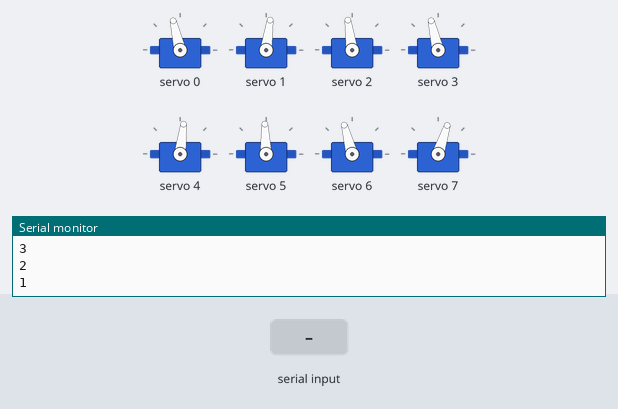
A sketch run on a simulated ESP32. Shown: 8 × servo, the last lines printed to the serial monitor. The test bench sets the inputs (shaded band).

Above: at 12.2 s.
12.3 s: "2" received over Serial
At 13.12 s:
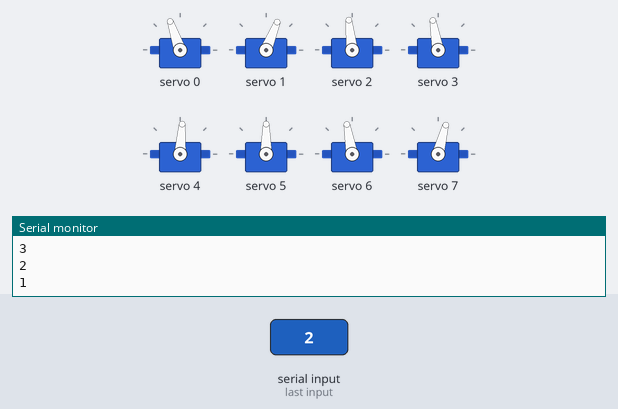
At 13.62 s:
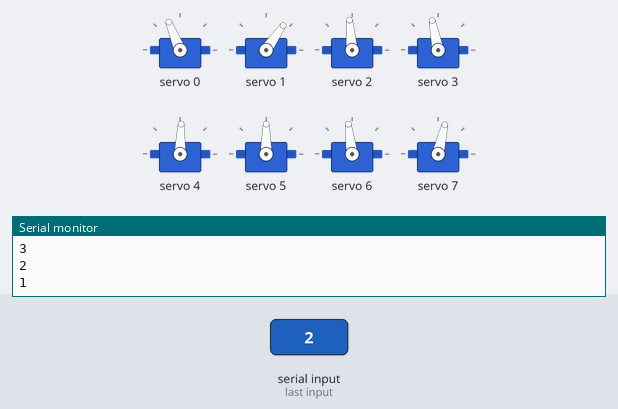
15.3 s: "1" received over Serial
18.3 s: "0" received over Serial
At 19.1 s:
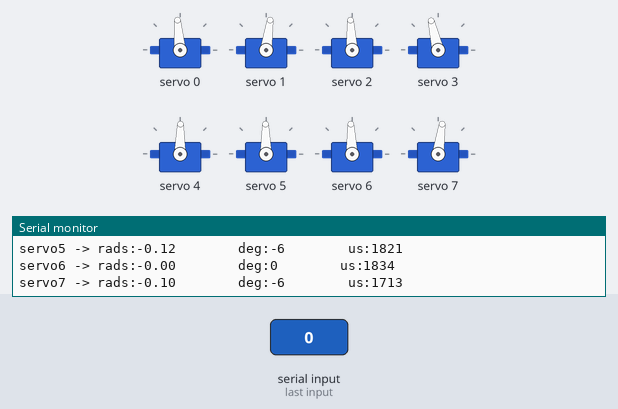
Timing chart, 0 to 21.3 s (numbered marks = the images above; inputs shaded):
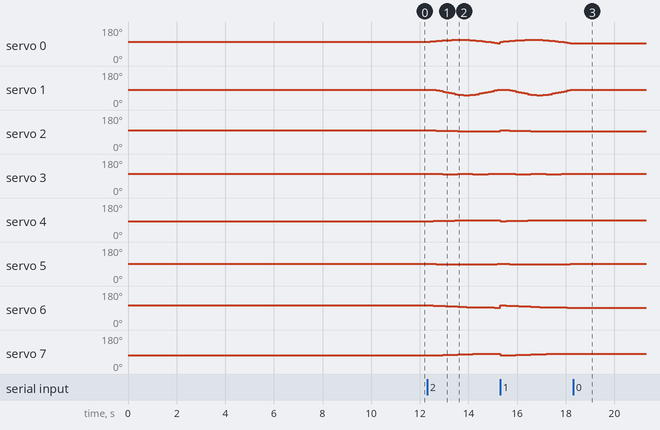

Measured:
- after the input at 12.3 s, servo 0: rises from 103° to 113° in 1.3 s, then falls to 95° in 1.5 s; servo 1: 82° → 80° after 0.26 s, → 78° 0.13 s later, → 75° 0.12 s later, → 71° 0.13 s later, … (21 changes in this stretch)
- after the input at 18.3 s, servo 0: stops changing and stays 95°; servo 1, servo 7: stops changing and stays 82°; servo 2: stops changing and stays 93°; servo 3: stops changing and stays 103°; servo 4: stops changing and stays 89°

The sketch:

2D_SS_lift_54.ino
```cpp
// HOW TO:
// ------------------------------
// Serial input = 2 -> Steps through gait sequence once and stops at the end.
// Serial input = 1 -> Steps through gait sequence in a loop.
// Serial input = 0 -> Stops infinite loop at the node where it is at that moment

//Gait template
#include <Wire.h>
#include <Adafruit_PWMServoDriver.h>

Adafruit_PWMServoDriver pca9685 = Adafruit_PWMServoDriver();

#define SERVO_FREQ 300
#define SER0 0 //Hip 1
#define SER1 1 //Knee 1
#define SER2 2 //Hip 2
#define SER3 3 //Knee 2
#define SER4 4 //Hip 3
#define SER5 5 //Knee 3
#define SER6 6 //Hip 4
#define SER7 7 //Knee 4

// Insert servo angles here:
// For 3D gaits, these angles are obtained from linearisation.py
// For 2D gaits, these angles are obtained from 2D_trajectory_reader.py
float SS_servo0[] = {-0.23328449, -0.25306175, -0.27949396, -0.30713889, -0.34111355, -0.36969813, -0.39474377, -0.41978941, -0.44483506, -0.45665075, -0.4670475, -0.47613512, -0.46913471, -0.45171076, -0.42310838, -0.39000294, -0.34906861, -0.30813427, -0.26719993, -0.22438177, -0.17666446, -0.12894715, -0.08161306, -0.04294299, -0.02955816, -0.02674503, -0.02912742, -0.03284274, -0.03559251, -0.03823585, -0.04459842, -0.0469429 , -0.04928739, -0.05154529, -0.05259239, -0.05363948, -0.05469727, -0.05588949, -0.05993772, -0.06669547, -0.07373179, -0.07909666, -0.08446153, -0.0898264 , -0.09317262, -0.09605015, -0.099414  , -0.10642292, -0.11468986, -0.12417563, -0.13143289, -0.13669605, -0.14215443, -0.14485936, -0.14035638, -0.13393058, -0.13265218, -0.13130885, -0.13278218, -0.13463796, -0.13649374, -0.13946478, -0.14516117, -0.15085756, -0.1537334 , -0.15671533, -0.15932853, -0.161026  , -0.15888834, -0.16499147, -0.1710946 , -0.17866102, -0.19962357, -0.22058613, -0.24515211, -0.25675857, -0.25299535, -0.24490741, -0.23570102, -0.22404117, -0.21431091, -0.21106008, -0.20809559, -0.20510704, -0.20211849, -0.2007005 , -0.19941349, -0.19799291, -0.19776253, -0.19916614, -0.19595923, -0.19310564, -0.19322924, -0.19335283, -0.19347643, -0.19360003, -0.19438988, -0.19698993, -0.19958998, -0.20219003, -0.20361168, -0.20376276, -0.21078704, -0.22366039};
float SS_servo1[] = {0.13658025, 0.15512282, 0.18644554, 0.23088797, 0.31068216, 0.39202957, 0.47224238, 0.55245519, 0.632668  , 0.70214971, 0.77048048, 0.83745654, 0.86646579, 0.86420597, 0.82691416, 0.77539144, 0.70383491, 0.63227838, 0.56072185, 0.48582497, 0.40224099, 0.31865701, 0.23047447, 0.14886001, 0.11377752, 0.10151049, 0.09863151, 0.09923687, 0.09855442, 0.100663  , 0.10725313, 0.10702095, 0.10678878, 0.10636851, 0.10331761, 0.10026671, 0.0952973 , 0.09333289, 0.09759727, 0.10523739, 0.11153682, 0.11466453, 0.11779225, 0.12091996, 0.11587631, 0.10893546, 0.10258152, 0.10750378, 0.11764866, 0.12992933, 0.13597645, 0.13840862, 0.13855058, 0.13357328, 0.11744527, 0.09955202, 0.09128783, 0.08365092, 0.08174584, 0.08061901, 0.07949219, 0.08054559, 0.08692674, 0.09330789, 0.09516745, 0.09687945, 0.0979124 , 0.09725895, 0.08950544, 0.09777472, 0.10604401, 0.11732678, 0.1561976 , 0.19506842, 0.24280269, 0.26173938, 0.24793473, 0.22396489, 0.19819442, 0.17116338, 0.14803764, 0.138777  , 0.13071714, 0.12288599, 0.11505485, 0.11163075, 0.10857417, 0.10375124, 0.10263198, 0.10443813, 0.09772572, 0.09178716, 0.09166416, 0.09154117, 0.09141818, 0.09129518, 0.09218545, 0.09582875, 0.09947204, 0.10311534, 0.1045956 , 0.10389749, 0.11322069, 0.12913101};
float SS_servo2[] = { 0.07587503,  0.07731828,  0.07407588,  0.06888818,  0.06368877,  0.05746464,  0.05049389,  0.04352315,  0.03655241,  0.02659175,  0.01631041,  0.00694688,  0.00095889, -0.0040315 , -0.00601311, -0.00679968, -0.00947498, -0.01215027, -0.01482557, -0.01937064, -0.02877831, -0.03818599, -0.0491906 , -0.05980761, -0.06464464, -0.06367504, -0.06057219, -0.05881643, -0.0591552 , -0.05691239, -0.05378252, -0.05546528, -0.05714804, -0.05916267, -0.06581884, -0.07247501, -0.07899161, -0.08254309, -0.08263556, -0.08072723, -0.08060058, -0.08399759, -0.08739461, -0.09079162, -0.09849622, -0.10720093, -0.11582501, -0.1209204 , -0.12372399, -0.12550151, -0.13156959, -0.13646939, -0.14003347, -0.14333141, -0.14817061, -0.14926792, -0.15888345, -0.17878587, -0.19428281, -0.20918158, -0.22408035, -0.23636914, -0.24228   , -0.24819085, -0.2477911 , -0.23210033, -0.21129238, -0.17777616, -0.13734204, -0.09575478, -0.05416752, -0.01278069,  0.02677134,  0.06632336,  0.10280061,  0.12242926,  0.12513136,  0.12322023,  0.12124785,  0.11689188,  0.11585276,  0.1177381 ,  0.11767882,  0.11713204,  0.11658527,  0.11431924,  0.11190984,  0.10961217,  0.10933151,  0.10985816,  0.11088192,  0.11168345,  0.11171896,  0.11175448,  0.11178999,  0.11182551,  0.11144673,  0.10994229, 0.10843785,  0.10693341,  0.10364994,  0.09837191,  0.09005405,  0.07737981};
float SS_servo3[] = {0.14299569, 0.12315393, 0.10777745, 0.09713521, 0.08808973, 0.08314861, 0.08093951, 0.07873041, 0.0765213 , 0.08340829, 0.09127085, 0.09772036, 0.09917414, 0.09929221, 0.09423198, 0.08719047, 0.08524228, 0.08329409, 0.08134589, 0.08360596, 0.09681022, 0.11001448, 0.12655279, 0.14353448, 0.14545581, 0.13699832, 0.12248952, 0.11201418, 0.10646879, 0.09870818, 0.0860645 , 0.0844837 , 0.08290289, 0.08198163, 0.09028471, 0.09858779, 0.10467555, 0.10753266, 0.10382777, 0.09394833, 0.08574634, 0.08486792, 0.08398951, 0.08311109, 0.08685875, 0.09168047, 0.09594207, 0.09703019, 0.09616007, 0.09287179, 0.09650506, 0.09820692, 0.09452837, 0.09073278, 0.09343766, 0.09735863, 0.14126978, 0.23154831, 0.32174312, 0.41192656, 0.50211   , 0.58960169, 0.67051559, 0.7514295 , 0.81848881, 0.83265558, 0.82738976, 0.77386392, 0.68994809, 0.59827162, 0.50659516, 0.41546982, 0.32939   , 0.24331018, 0.1667618 , 0.12208001, 0.1100933 , 0.1059959 , 0.10248125, 0.10759872, 0.10605435, 0.0994098 , 0.09739902, 0.09667446, 0.0959499 , 0.10001325, 0.1044759 , 0.10718912, 0.10713123, 0.10505145, 0.1026768 , 0.10083357, 0.10043437, 0.10003517, 0.09963597, 0.09923677, 0.0993517 , 0.10086351, 0.10237531, 0.10388712, 0.10922015, 0.11904359, 0.13125466, 0.1472475 };
float SS_servo4[] = { 0.25266491,  0.23776019,  0.2222199 ,  0.20942628,  0.19735973,  0.18711697,  0.17840325,  0.16968954,  0.16097583,  0.15612313,  0.15168453,  0.14670146,  0.14091349,  0.13618251,  0.12977204,  0.12179236,  0.11764369,  0.11349502,  0.10934635,  0.10625915,  0.10593247,  0.10560578,  0.10520423,  0.10507236,  0.10876803,  0.1116208 ,  0.11085231,  0.10396014,  0.09031481,  0.08212061,  0.07499374,  0.07144755,  0.06790137,  0.06465027,  0.06552629,  0.06640231,  0.06371185,  0.0625721 ,  0.06156412,  0.056498  ,  0.05250356,  0.05576839,  0.05903323,  0.06229806,  0.07678961,  0.09388773,  0.1115235 ,  0.12259486,  0.12040304,  0.1160766 ,  0.11403693,  0.11934631,  0.12668385,  0.13311801,  0.12954951,  0.12138516,  0.11059064,  0.10028773,  0.09222504,  0.08446653,  0.07670801,  0.06931695,  0.06282381,  0.05633067,  0.05023563,  0.04339266,  0.0361471 ,  0.02790169,  0.01950424,  0.01099444,  0.00248463, -0.00627043, -0.01727077, -0.0282711 , -0.04023294, -0.05103453, -0.05978899, -0.06509708, -0.06322366, -0.04095088, -0.00933957,  0.03082494,  0.07445975,  0.11861006,  0.16276037,  0.20659371,  0.25040061,  0.28737287,  0.31588305,  0.32928252,  0.33326457,  0.33294506,  0.32473441,  0.31652376,  0.30831311,  0.30010247,  0.29099008,  0.27942766, 0.26786525,  0.25630283,  0.24804639,  0.24628516,  0.24865884,  0.2546172 };
float SS_servo5[] = {-0.13076069, -0.11752496, -0.10806711, -0.10338609, -0.09861297, -0.09548192, -0.09421034, -0.09293876, -0.09166717, -0.0951692 , -0.0991832, -0.10164867, -0.10063201, -0.10106019, -0.09717161, -0.08966737, -0.08862252, -0.08757766, -0.08653281, -0.0872193 , -0.09240841, -0.09759752, -0.10254322, -0.10682659, -0.12215496, -0.13436923, -0.14100463, -0.13393676, -0.11258782, -0.09924511, -0.09106346, -0.08890089, -0.08673832, -0.08518631, -0.09217373, -0.09916115, -0.10081458, -0.10288353, -0.10478048, -0.10053766, -0.10038029, -0.11477503, -0.12916977, -0.14356451, -0.18494432, -0.23258943, -0.28174339, -0.31356228, -0.3157011 , -0.31390389, -0.31847264, -0.33769634, -0.36386409, -0.38772812, -0.38761609, -0.37594996, -0.35965966, -0.34365091, -0.33211163, -0.32117921, -0.31024679, -0.30013507, -0.29202886, -0.28392265, -0.27545108, -0.26575242, -0.2551707 , -0.24239591, -0.22866663, -0.21530729, -0.20194795, -0.18800558, -0.16872569, -0.14944579, -0.12640447, -0.10860566, -0.09711161, -0.09422664, -0.10554539, -0.15503368, -0.22425277, -0.31500662, -0.41356879, -0.51274033, -0.61191188, -0.70249508, -0.79236206, -0.85459798, -0.8811907 , -0.85010095, -0.77800886, -0.69809726, -0.61287899, -0.52766071, -0.44244243, -0.35722416, -0.28090743, -0.22877631, -0.17664518, -0.12451406, -0.0981986 , -0.09627083, -0.10565492, -0.12736834};
float SS_servo6[] = { 0.26441737,  0.25590696,  0.24040895,  0.22115316,  0.2017273 ,  0.18565814,  0.17133182,  0.1570055 ,  0.14267918,  0.13126195,  0.12015672,  0.10920605,  0.09820105,  0.08651472,  0.07458921,  0.06381852,  0.05561114,  0.04740377,  0.03919639,  0.03151778,  0.02521433,  0.01891087,  0.01254406,  0.00627688, -0.00100396, -0.00416494, -0.00598386,  0.00484833,  0.03019489,  0.06303475,  0.10096085,  0.13965458,  0.17834831,  0.21688836,  0.25327883,  0.2896693 ,  0.31852257,  0.33805223,  0.3448753 ,  0.34070098,  0.32697381,  0.30649373,  0.28601364,  0.26553355,  0.23966515,  0.2125457 ,  0.18806209,  0.18563036,  0.19354029,  0.20647946,  0.23038823,  0.24196415,  0.23656553,  0.22607164,  0.22314355,  0.21970693,  0.217167  ,  0.21165317,  0.20831951,  0.20528186,  0.20224422,  0.19976521,  0.19865133,  0.19753745,  0.19487303,  0.19270114,  0.19063434,  0.1888285 ,  0.18350084,  0.18095795,  0.17841505,  0.17608547,  0.17570871,  0.17533196,  0.17449632,  0.17665235,  0.1847089 ,  0.18899218,  0.18665175,  0.17475451,  0.15957326,  0.15066207,  0.14670118,  0.14386606,  0.14103093,  0.14586258,  0.1513336 ,  0.15336324,  0.15431286,  0.15116727,  0.14670861,  0.14301737,  0.14174508,  0.14047279,  0.13920049,  0.1379282 ,  0.13843141,  0.14375869, 0.14908598,  0.15441326,  0.1659639 ,  0.19012296,  0.22423325,  0.256271  };
float SS_servo7[] = {-0.35500391, -0.35460775, -0.34525269, -0.32762354, -0.30796056, -0.29305595, -0.28047664, -0.26789733, -0.25531802, -0.24558624, -0.23615986, -0.22658814, -0.21498062, -0.20128534, -0.18615771, -0.17291659, -0.16361173, -0.15430686, -0.14500199, -0.1363585 , -0.129435  , -0.1225115 , -0.11537416, -0.10725352, -0.1003513 , -0.10046111, -0.10501949, -0.13406533, -0.19206884, -0.26364916, -0.35938191, -0.45392794, -0.54847397, -0.64235226, -0.72689142, -0.81143059, -0.86919918, -0.8876934 , -0.85855785, -0.79083081, -0.69805309, -0.59286023, -0.48766737, -0.38247452, -0.28550249, -0.19043914, -0.11252013, -0.1168955 , -0.13936241, -0.17222301, -0.23378902, -0.22225587, -0.15476961, -0.10860503, -0.10982752, -0.10788032, -0.10849073, -0.10238063, -0.10056681, -0.09933633, -0.09810585, -0.09806699, -0.10094006, -0.10381313, -0.10238617, -0.10227923, -0.10232608, -0.10275485, -0.09542175, -0.09431238, -0.093203  , -0.09243971, -0.09484474, -0.09724978, -0.0968943 , -0.10542997, -0.12792474, -0.14434661, -0.14699012, -0.12674932, -0.0997933 , -0.08450557, -0.07862998, -0.07476577, -0.07090155, -0.08125801, -0.09280041, -0.09883929, -0.10142199, -0.09612062, -0.08730613, -0.07999359, -0.07782583, -0.07565806, -0.0734903 , -0.07132254, -0.07306442, -0.08542885, -0.09779327, -0.1101577 , -0.13483708, -0.18442889, -0.25756874, -0.33149842};

int node=0;
int first=0;
int input=0;
int end_time=0;
int time_step=120000;
int steps = sizeof(SS_servo0)/sizeof(SS_servo0[0]);
int one_print = 0;

// -------------------Joint configurations-------------------
int servo0=0;
int servo0_deg=0;
int servo1=0;
int servo1_deg=0;
int servo2=0;
int servo2_deg=0;
int servo3=0;
int servo3_deg=0;
int servo4=0;
int servo4_deg=0;
int servo5=0;
int servo5_deg=0;
int servo6=0;
int servo6_deg=0;
int servo7=0;
int servo7_deg=0;

void setup() {
  Serial.begin(115200);
  pca9685.begin();

  pca9685.setOscillatorFrequency(27000000); //Value between 24MHz and 27MHz, tuned for this setup
  pca9685.setPWMFreq(SERVO_FREQ);
  delay (1000);

  servo0_deg=SS_servo0[0]/3.14159265*180;
  servo0=map(servo0_deg,-38,90,2200,1030);
  servo1_deg=SS_servo1[0]/3.14159265*180;
  servo1=map(servo1_deg,-90,90,2600,950);
  servo2_deg=SS_servo2[0]/3.14159265*180;
  servo2=map(servo2_deg,-38,90,1510,2730);
  servo3_deg=SS_servo3[0]/3.14159265*180;
  servo3=map(servo3_deg,-90,90,1100,2700);
  servo4_deg=SS_servo4[0]/3.14159265*180;
  servo4=map(servo4_deg,-90,38,2700,1500);
  servo5_deg=SS_servo5[0]/3.14159265*180;
  servo5=map(servo5_deg,-90,90,2600,930);
  servo6_deg=SS_servo6[0]/3.14159265*180;
  servo6=map(servo6_deg,-90,38,850,2250);
  servo7_deg=SS_servo7[0]/3.14159265*180;
  servo7=map(servo7_deg,-90,90,920,2620);

  pca9685.setPWM(SER0,0,servo0);
  pca9685.setPWM(SER1,0,servo1);
  pca9685.setPWM(SER2,0,servo2);
  pca9685.setPWM(SER3,0,servo3);
  pca9685.setPWM(SER4,0,servo4);
  pca9685.setPWM(SER5,0,servo5);
  pca9685.setPWM(SER6,0,servo6);
  pca9685.setPWM(SER7,0,servo7);

  Serial.print("Node:");
  Serial.println(node);
  Serial.print("servo0 -> rads:");
  Serial.print(SS_servo0[node]);
  Serial.print("        deg:");
  Serial.print(servo0_deg);
  Serial.print("        us:");
  Serial.println(servo0);
  Serial.print("servo1 -> rads:");
  Serial.print(SS_servo1[node]);
  Serial.print("        deg:");
  Serial.print(servo1_deg);
  Serial.print("        us:");
  Serial.println(servo1);
  Serial.print("servo2 -> rads:");
  Serial.print(SS_servo2[node]);
  Serial.print("        deg:");
  Serial.print(servo2_deg);
  Serial.print("        us:");
  Serial.println(servo2);
  Serial.print("servo3 -> rads:");
  Serial.print(SS_servo3[node]);
  Serial.print("        deg:");
  Serial.print(servo3_deg);
  Serial.print("        us:");
  Serial.println(servo3);
  Serial.print("servo4 -> rads:");
  Serial.print(SS_servo4[node]);
  Serial.print("        deg:");
  Serial.print(servo4_deg);
  Serial.print("        us:");
  Serial.println(servo4);
  Serial.print("servo5 -> rads:");
  Serial.print(SS_servo5[node]);
  Serial.print("        deg:");
  Serial.print(servo5_deg);
  Serial.print("        us:");
  Serial.println(servo5);
  Serial.print("servo6 -> rads:");
  Serial.print(SS_servo6[node]);
  Serial.print("        deg:");
  Serial.print(servo6_deg);
  Serial.print("        us:");
  Serial.println(servo6);
  Serial.print("servo7 -> rads:");
  Serial.print(SS_servo7[node]);
  Serial.print("        deg:");
  Serial.print(servo7_deg);
  Serial.print("        us:");
  Serial.println(servo7);

  Serial.println("10");
  delay(1000);
  Serial.println("9");
  delay(1000);
  Serial.println("8");
  delay(1000);
  Serial.println("7");
  delay(1000);
  Serial.println("6");
  delay(1000);
  Serial.println("5");
  delay(1000);
  Serial.println("4");
  delay(1000);
  Serial.println("3");
  delay(1000);
  Serial.println("2");
  delay(1000);
  Serial.println("1");
  delay(1000);

}

void loop()
{
  if(Serial.available()>0)
  {
    first=Serial.read();
    if(first=='2')
    {
      input=2;
      node=0;
      one_print=1;
    }
    if(first=='1')
    {
      input=1;
      node=0;
      one_print=1;
    }
    if(first=='0')
    {
      input=0;
    }
  }
  if(input==1 or input==2)
  {
      if(esp_timer_get_time()>=end_time)
      {
        servo0_deg=SS_servo0[node]/3.14159265*180;
        servo0=map(servo0_deg,-38,90,2200,1030);
        servo1_deg=SS_servo1[node]/3.14159265*180;
        servo1=map(servo1_deg,-90,90,2600,950);
        servo2_deg=SS_servo2[node]/3.14159265*180;
        servo2=map(servo2_deg,-38,90,1510,2730);
        servo3_deg=SS_servo3[node]/3.14159265*180;
        servo3=map(servo3_deg,-90,90,1100,2700);
        servo4_deg=SS_servo4[node]/3.14159265*180;
        servo4=map(servo4_deg,-90,38,2700,1500);
        servo5_deg=SS_servo5[node]/3.14159265*180;
        servo5=map(servo5_deg,-90,90,2600,930);
        servo6_deg=SS_servo6[node]/3.14159265*180;
        servo6=map(servo6_deg,-90,38,850,2250);
        servo7_deg=SS_servo7[node]/3.14159265*180;
        servo7=map(servo7_deg,-90,90,920,2620);

        pca9685.setPWM(SER0,0,servo0);
        pca9685.setPWM(SER1,0,servo1);
        pca9685.setPWM(SER2,0,servo2);
        pca9685.setPWM(SER3,0,servo3);
        pca9685.setPWM(SER4,0,servo4);
        pca9685.setPWM(SER5,0,servo5);
        pca9685.setPWM(SER6,0,servo6);
        pca9685.setPWM(SER7,0,servo7);

        node+=1;
        if(node>=steps and input==1)
        {
          Serial.print("Input:");
          Serial.println(input);
          node=0;
        }
        if(node>=steps and input==2)
        {
          Serial.print("Input:");
          Serial.println(input);
          input=0;
        }
         end_time=esp_timer_get_time()+time_step;
      }
   }

  if(input == 0)
  {
        pca9685.setPWM(SER0,0,servo0);
        pca9685.setPWM(SER1,0,servo1);
        pca9685.setPWM(SER2,0,servo2);
        pca9685.setPWM(SER3,0,servo3);
        pca9685.setPWM(SER4,0,servo4);
        pca9685.setPWM(SER5,0,servo5);
        pca9685.setPWM(SER6,0,servo6);
        pca9685.setPWM(SER7,0,servo7);

        if(one_print==1)
        {
          Serial.print("Input:");
          Serial.println(input);
          Serial.print("Node:");
          Serial.println(node);
          Serial.print("servo0 -> rads:");
          Serial.print(SS_servo0[node]);
          Serial.print("        deg:");
          Serial.print(servo0_deg);
          Serial.print("        us:");
          Serial.println(servo0);
          Serial.print("servo1 -> rads:");
          Serial.print(SS_servo1[node]);
          Serial.print("        deg:");
          Serial.print(servo1_deg);
          Serial.print("        us:");
          Serial.println(servo1);
          Serial.print("servo2 -> rads:");
          Serial.print(SS_servo2[node]);
          Serial.print("        deg:");
          Serial.print(servo2_deg);
          Serial.print("        us:");
          Serial.println(servo2);
          Serial.print("servo3 -> rads:");
          Serial.print(SS_servo3[node]);
          Serial.print("        deg:");
          Serial.print(servo3_deg);
          Serial.print("        us:");
          Serial.println(servo3);
          Serial.print("servo4 -> rads:");
          Serial.print(SS_servo4[node]);
          Serial.print("        deg:");
          Serial.print(servo4_deg);
          Serial.print("        us:");
          Serial.println(servo4);
          Serial.print("servo5 -> rads:");
          Serial.print(SS_servo5[node]);
          Serial.print("        deg:");
          Serial.print(servo5_deg);
          Serial.print("        us:");
          Serial.println(servo5);
          Serial.print("servo6 -> rads:");
          Serial.print(SS_servo6[node]);
          Serial.print("        deg:");
          Serial.print(servo6_deg);
          Serial.print("        us:");
          Serial.println(servo6);
          Serial.print("servo7 -> rads:");
          Serial.print(SS_servo7[node]);
          Serial.print("        deg:");
          Serial.print(servo7_deg);
          Serial.print("        us:");
          Serial.println(servo7);
          one_print=0;
        }

  }
}
```
